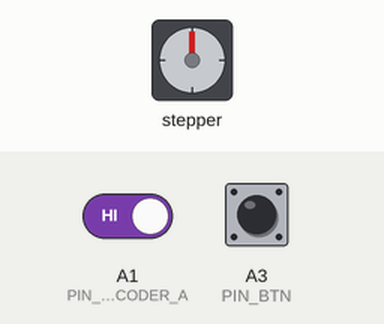
The sketch below on a simulated Arduino Uno, built with avr-gcc and run on an emulated ATmega328P. Shown: stepper motor. The inputs (shaded band) are chosen by the test bench; at power-on: A3 (PIN_BTN) HIGH, A1 (PIN_ENCODER_A) HIGH. Stepper angles assume 210 steps per turn; what the sketch prints to the serial monitor is not drawn.

Above: at 6.0 s.
6.1 s: A3 (PIN_BTN) pulled LOW for 1 s
10.5 s: A3 (PIN_BTN) pulsed LOW 5 times (0.12 s each, 0.3 s apart)
Timing chart, 0 to 13.5 s (numbered marks = the images above; inputs shaded):
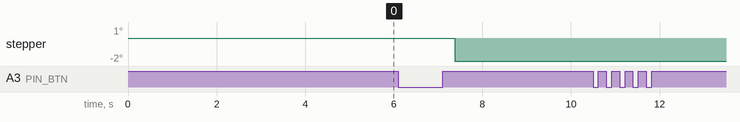

The sketch:

Star_Tracker_Controls.ino
```cpp
#include <Stepper.h>

#define PIN_ENCODER_A A1
#define PIN_ENCODER_B A2
#define PIN_BTN A3

// 210 steps in our NEMA 11
#define STEPS 210

// it takes 11720 steps to complete a full revolution
#define W_STEPS 11720

// Stepper motor definition
Stepper stepper(STEPS, 9, 10, 11, 12);

// Navigation states for the menus
enum NAV_STATE {
  n_home,
  n_jog,
  n_cont
};

// Holds the menu state
NAV_STATE n_state;

// How much the motor moves for each encoder input
int jog_scale = 25;
int tick_count = 0;

// For timing the steps for rotation
int tick_time = 7372; // milliseconds per tick for 24 hour rotation: about 7 sec per tick
long tick_timer = 0;
long prev_tick_timer = 0;

// For reading rotary encoder
int sel = 0;
int aState;
int aLastState;

int btnState;
int btnLastState;

void setup()
{

  Serial.begin(115200);
  Serial.println("Started Code");
  Serial.flush();

  // set pins as input with internal pull-up resistors enabled
  pinMode(PIN_ENCODER_A, INPUT_PULLUP);
  pinMode(PIN_ENCODER_B, INPUT_PULLUP);
  pinMode(PIN_BTN, INPUT_PULLUP);

  aLastState = digitalRead(PIN_ENCODER_A);
  btnLastState = digitalRead(PIN_BTN);

  stepper.setSpeed(10);

  n_state = n_home;
}

void loop()
{
  // Code to read encoder and button controls
  btnState = digitalRead(PIN_BTN);
  int btn_press = 0;
  int enc_change = 0;

  aState = digitalRead(PIN_ENCODER_A);
  if (aState != aLastState) {

    if (digitalRead(PIN_ENCODER_B) != aState) {

      sel--;
      enc_change = 1;

    }
    else {

      sel++;
      enc_change = 1;

    }
  }

  if (!btnState && btnState != btnLastState) {

    btn_press = 1;

  }

  aLastState = aState;
  btnLastState = btnState;

  // Code for navigating the menu

  if (n_state == n_home) {
    // Map encoder to max and min values
    if (sel > 2) sel = 2;
    if (sel < 0) sel = 0;

    if (sel == 0 && enc_change){
      Serial.println("Continuous Rotation Mode");
    }
    else if(sel == 2 && enc_change){
      Serial.println("Jog Mode");
    }

    if (sel == 0 && btn_press){
      n_state = n_cont;
      sel = 0;
      delay(400);
    }
    else if(sel == 2 && btn_press){
      n_state = n_jog;
      sel = 0;
      tick_count = 0;
      delay(400);
    }

  }
  else if (n_state == n_jog) {

    if (sel > 0) {
      stepper.step(-1);
      tick_count--;
    }
    else if(sel < 0) {
      stepper.step(1);
      tick_count++;
    }

    if (tick_count >= jog_scale) {
      tick_count = 0;
      sel++;
    }
    else if (tick_count <= -1*jog_scale) {
      tick_count = 0;
      sel--;
    }

    if (enc_change) {
      Serial.println("Press button to go back");
    }

    if (btn_press) {
      n_state = n_home;
      sel = 0;
      delay(400);
    }

  }
  else if (n_state == n_cont) {

    tick_timer = millis();

    if (tick_timer - prev_tick_timer >= tick_time) {
      stepper.step(-1);
      prev_tick_timer = tick_timer;
    }

    if (btn_press) {
      n_state = n_home;
      sel = 0;
      delay(400);
    }

  }

  Serial.flush();
}
```

Measured:
- after the input at 10.5 s, every drawn part: stays the same
